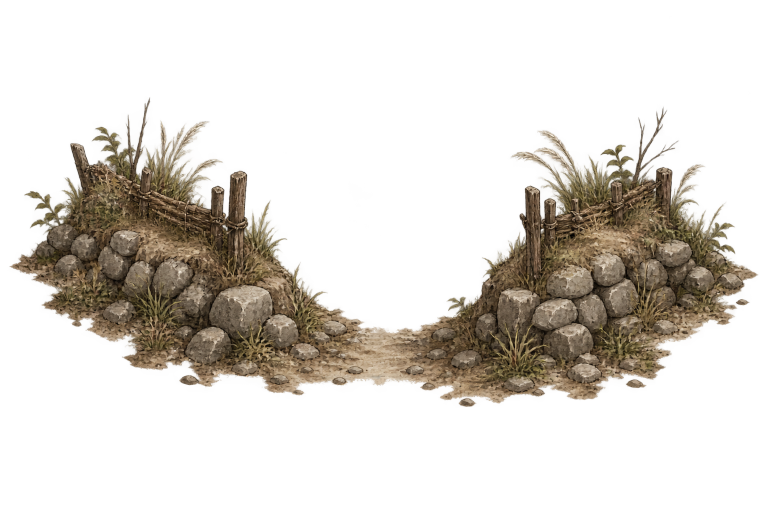
#> input picture Artifacts/GraphicsRemediation/MORPGEnvironmentProps/selected/revision-01/source/z1-boundary-gate.png, 1536 x 1024 px (shown at 1/2 size); its folder holds only this picture in this run
$ python build_runtime_assets.py
#> lines starting #> are read from the running program, lines starting #| are printed output that depends on the picture
from pathlib import Path
from PIL import Image

ROOT = Path(__file__).resolve().parent
SOURCE = ROOT / "source"
RUNTIME = ROOT / "runtime"
RUNTIME.mkdir(exist_ok=True)

for source in sorted(SOURCE.glob("*.png")):
    image = Image.open(source).convert("RGBA")
#> image is the input picture: PIL image 1536x1024 RGBA; mean R, G, B, A 56.5, 47.8, 35.4, 64.8
    width, height = image.size
#> width = 1536; height = 1024
    scale = min(928 / width, 928 / height)
#> scale = 0.604
    target = (max(1, round(width * scale)), max(1, round(height * scale)))
#> target = (928, 619)
    image = image.resize(target, Image.Resampling.LANCZOS)
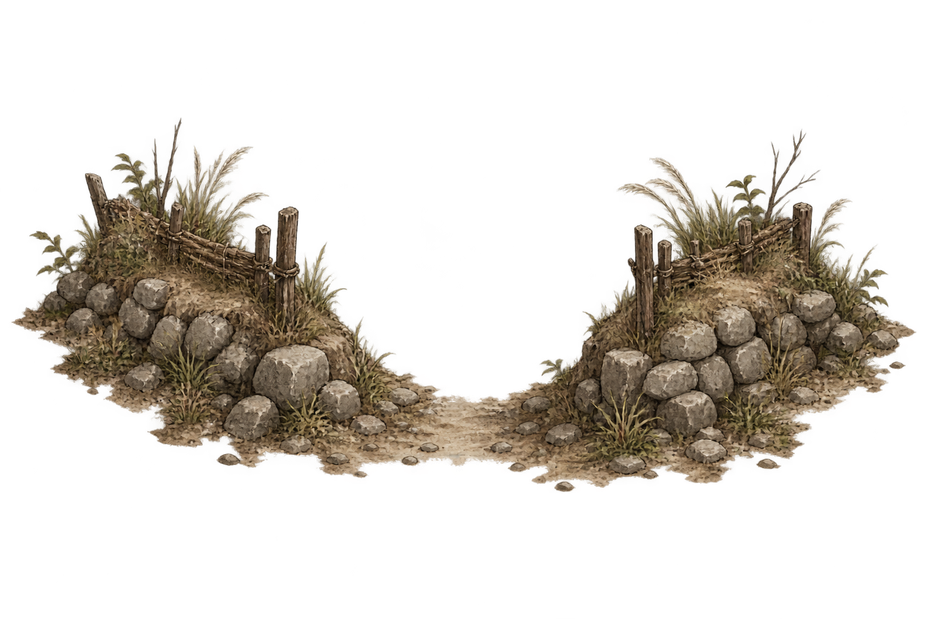
#> image: PIL image 928x619 RGBA; mean R, G, B, A 35.1, 29.1, 21.3, 64.8; transparent parts drawn white
    canvas = Image.new("RGBA", (1024, 1024), (0, 0, 0, 0))
#> canvas: PIL image 1024x1024 RGBA; every value is 0
    x = (1024 - target[0]) // 2
#> x = 48
    y = 976 - target[1]
#> y = 357
    canvas.alpha_composite(image, (x, y))
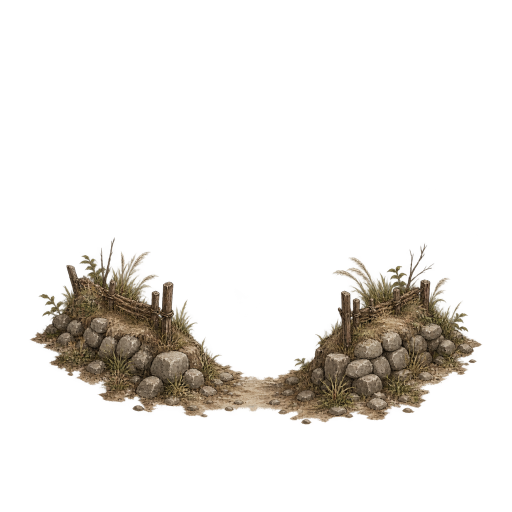
#> canvas: PIL image 1024x1024 RGBA (shown at 1/2 size); mean R, G, B, A 19.2, 15.9, 11.6, 35.5; transparent parts drawn white
    pixels = bytearray(canvas.tobytes())
    for index in range(0, len(pixels), 4):
        if pixels[index + 3] == 0:
            pixels[index:index + 3] = b"\x00\x00\x00"
#> this loop made 1048576 passes
#> index on passes 2 to 4: 4, 8, 12
    clean = Image.frombytes("RGBA", canvas.size, bytes(pixels))
    clean.save(RUNTIME / source.name, format="PNG", optimize=False, compress_level=9)

$ run again, on Artifacts/GraphicsRemediation/MORPGEnvironmentProps/selected/revision-01/source/z2-fence-gate.png
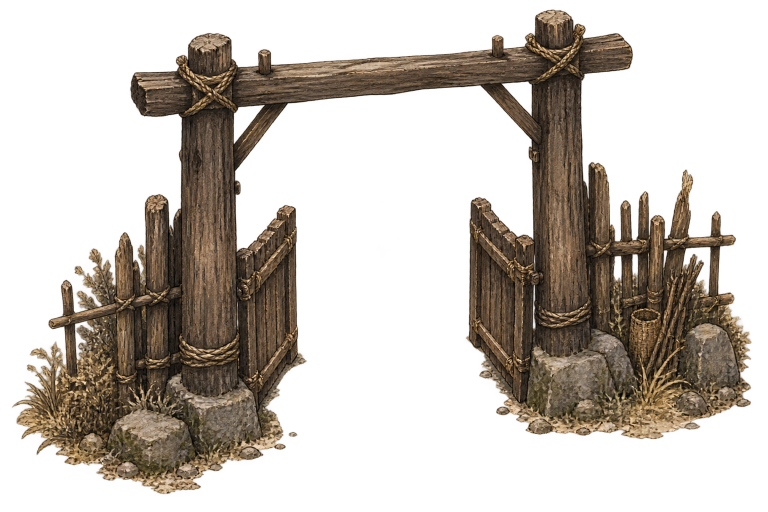
#> input picture Artifacts/GraphicsRemediation/MORPGEnvironmentProps/selected/revision-01/source/z2-fence-gate.png, 1536 x 1024 px (shown at 1/2 size)
#> image is the input picture: PIL image 1536x1024 RGBA; mean R, G, B, A 67.6, 54.5, 39.9, 94.2
#> `image = image.resize(target, Image.Resampling.LANCZOS)`:
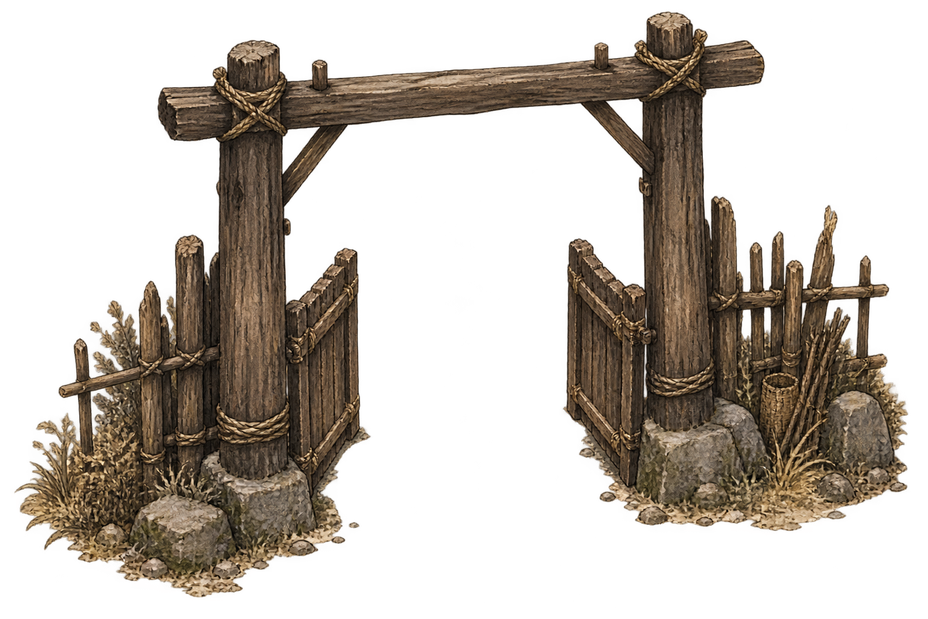
#> image: PIL image 928x619 RGBA; mean R, G, B, A 39.6, 31.7, 23.5, 94.3; transparent parts drawn white
#> `canvas.alpha_composite(image, (x, y))`:
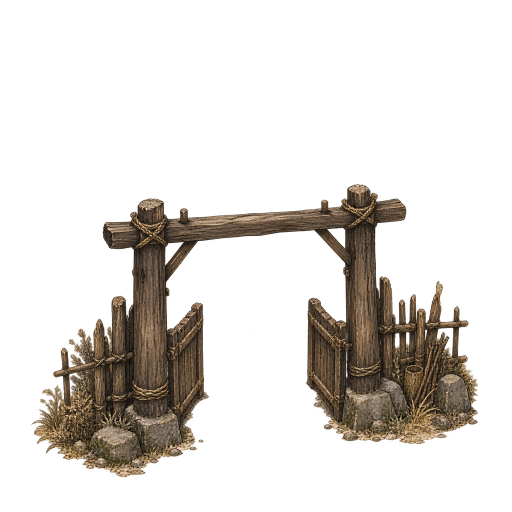
#> canvas: PIL image 1024x1024 RGBA (shown at 1/2 size); mean R, G, B, A 21.7, 17.4, 12.9, 51.6; transparent parts drawn white
#> the loop `for index in range(0, len(pixels), 4):` made 1048576 passes
#> index on passes 2 to 4: 4, 8, 12

$ run again, on Artifacts/GraphicsRemediation/MORPGEnvironmentProps/selected/revision-01/source/z2-fence-straight.png
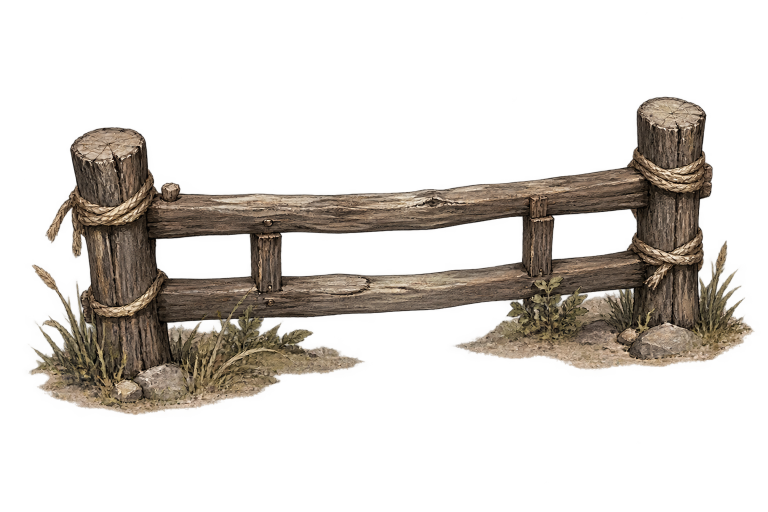
#> input picture Artifacts/GraphicsRemediation/MORPGEnvironmentProps/selected/revision-01/source/z2-fence-straight.png, 1536 x 1024 px (shown at 1/2 size)
#> image is the input picture: PIL image 1536x1024 RGBA; mean R, G, B, A 60.5, 51.7, 41.9, 67.6
#> `image = image.resize(target, Image.Resampling.LANCZOS)`:
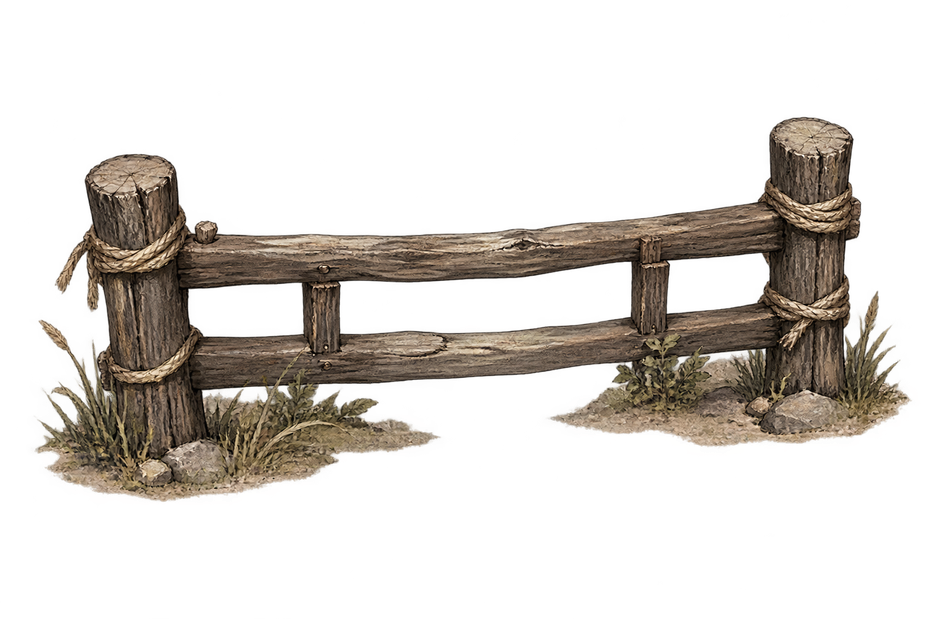
#> image: PIL image 928x619 RGBA; mean R, G, B, A 34.5, 28.7, 22.9, 67.6; transparent parts drawn white
#> `canvas.alpha_composite(image, (x, y))`:
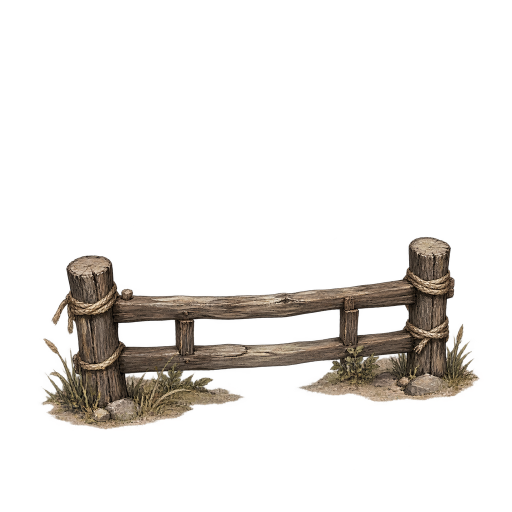
#> canvas: PIL image 1024x1024 RGBA (shown at 1/2 size); mean R, G, B, A 18.9, 15.7, 12.5, 37; transparent parts drawn white
#> the loop `for index in range(0, len(pixels), 4):` made 1048576 passes
#> index on passes 2 to 4: 4, 8, 12

$ run again, on Artifacts/GraphicsRemediation/MORPGEnvironmentProps/selected/revision-01/source/z3-square-props.png
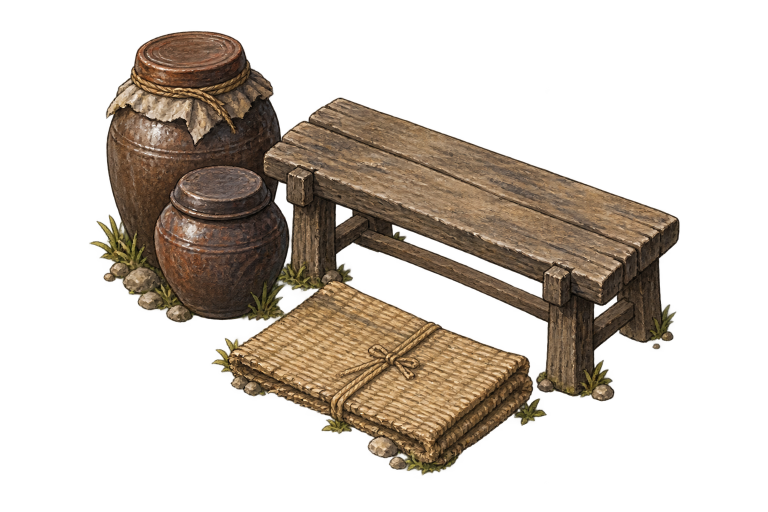
#> input picture Artifacts/GraphicsRemediation/MORPGEnvironmentProps/selected/revision-01/source/z3-square-props.png, 1536 x 1024 px (shown at 1/2 size)
#> image is the input picture: PIL image 1536x1024 RGBA; mean R, G, B, A 59.4, 47.4, 33.4, 87.4
#> `image = image.resize(target, Image.Resampling.LANCZOS)`:
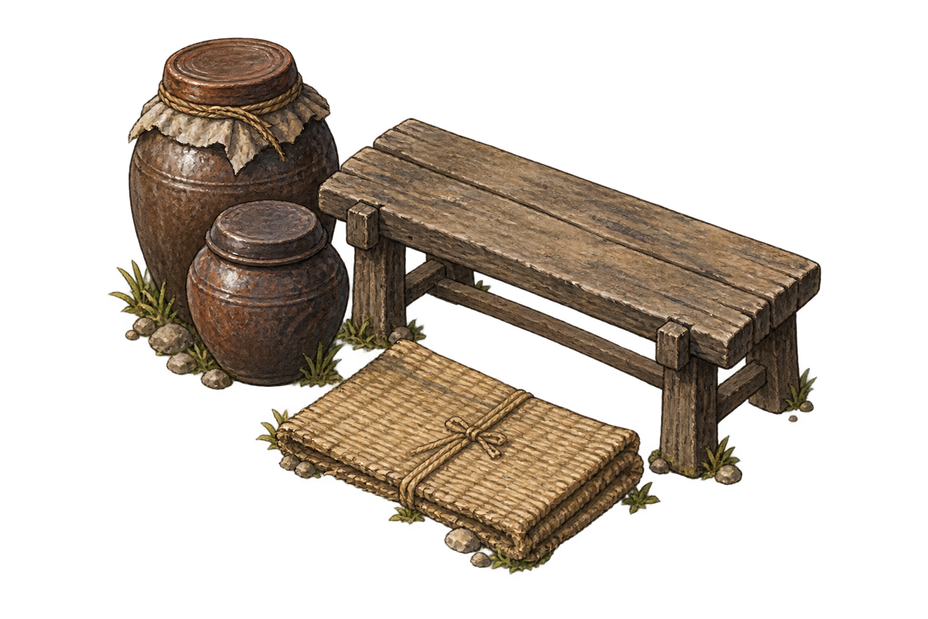
#> image: PIL image 928x619 RGBA; mean R, G, B, A 41.6, 33.1, 23.9, 87.5; transparent parts drawn white
#> `canvas.alpha_composite(image, (x, y))`:
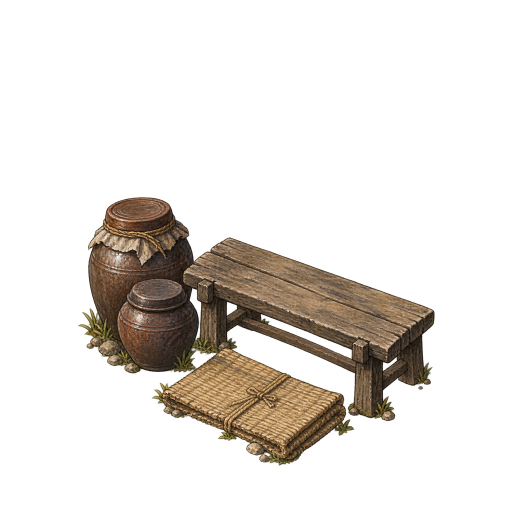
#> canvas: PIL image 1024x1024 RGBA (shown at 1/2 size); mean R, G, B, A 22.8, 18.1, 13.1, 47.9; transparent parts drawn white
#> the loop `for index in range(0, len(pixels), 4):` made 1048576 passes
#> index on passes 2 to 4: 4, 8, 12

$ run again, on Artifacts/GraphicsRemediation/MORPGEnvironmentProps/selected/revision-01/source/z1-boundary-straight.png
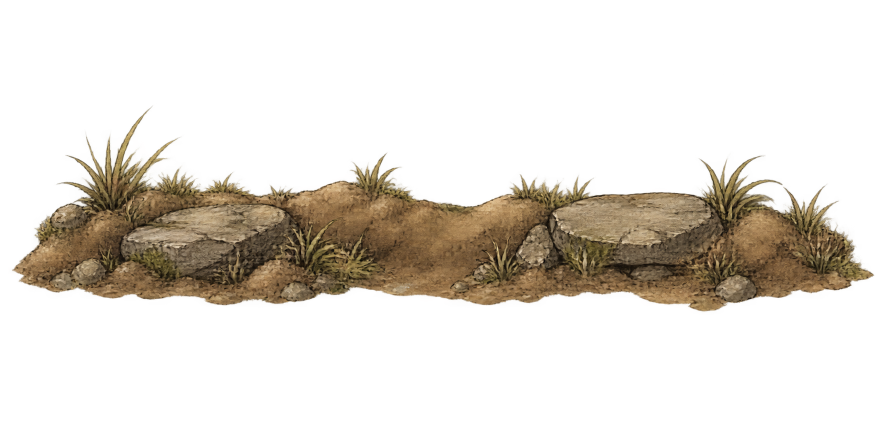
#> input picture Artifacts/GraphicsRemediation/MORPGEnvironmentProps/selected/revision-01/source/z1-boundary-straight.png, 1774 x 887 px (shown at 1/2 size)
#> image is the input picture: PIL image 1774x887 RGBA; mean R, G, B, A 30.9, 24.8, 16.3, 56
#> `image = image.resize(target, Image.Resampling.LANCZOS)`:
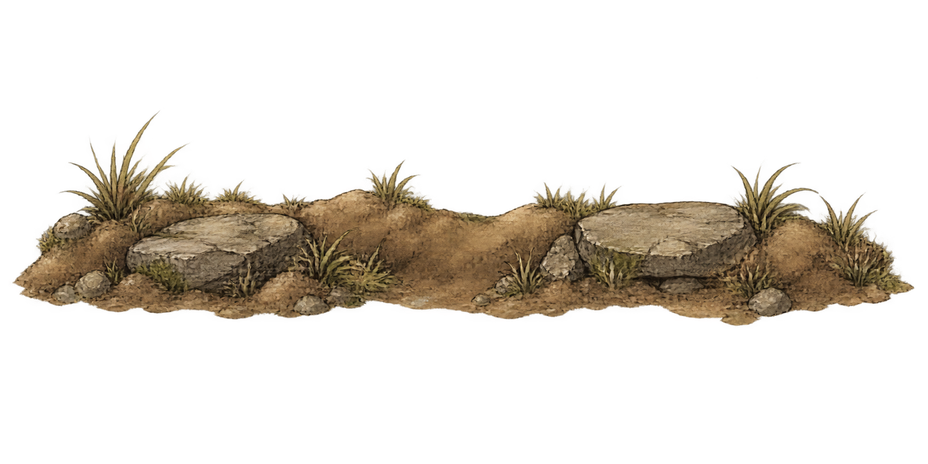
#> image: PIL image 928x464 RGBA; mean R, G, B, A 30.6, 24.6, 16.1, 56; transparent parts drawn white
#> `canvas.alpha_composite(image, (x, y))`:
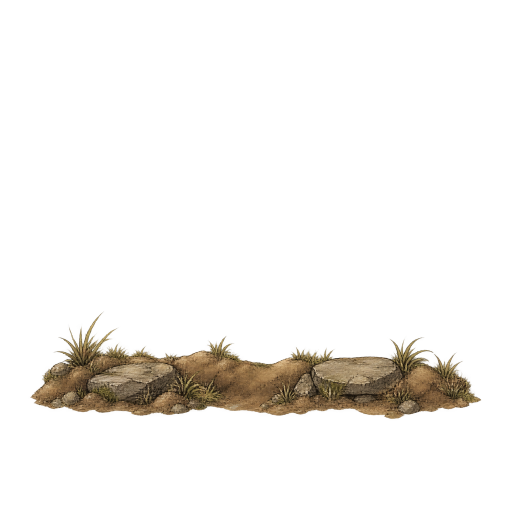
#> canvas: PIL image 1024x1024 RGBA (shown at 1/2 size); mean R, G, B, A 12.6, 10.1, 6.6, 23; transparent parts drawn white
#> the loop `for index in range(0, len(pixels), 4):` made 1048576 passes
#> index on passes 2 to 4: 4, 8, 12
